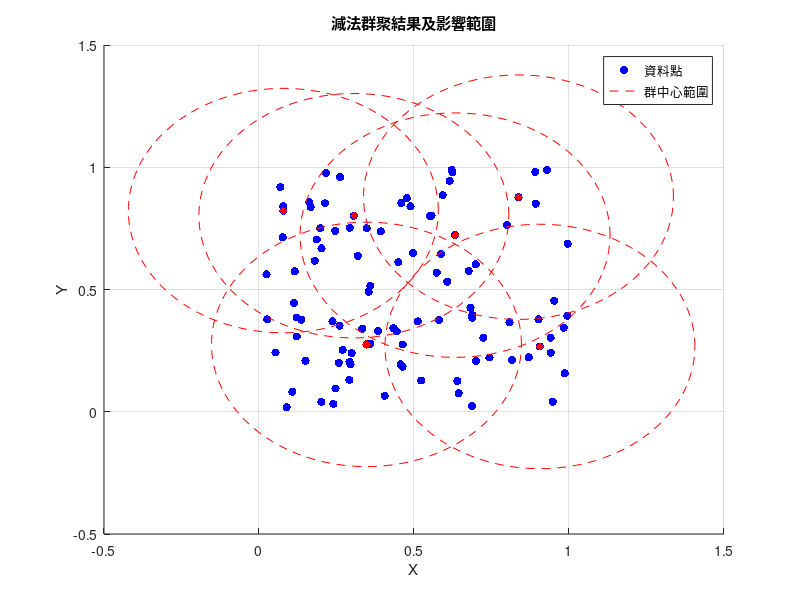

MATLAB code for this plot:
% 隨機生成 100 x 2 的 dataset
data = rand(100, 2);

% 設定參數
ra = 0.5;  % 決定密度影響範圍的參數
rb = 1.5 * ra;  % 決定密度降低的範圍
eps = 0.1;  % 收斂條件，密度閾值

% 計算每個點的初始資料密度
num_points = size(data, 1);
density = zeros(num_points, 1);
for i = 1:num_points
    diff = data - data(i, :);
    dist_sq = sum(diff.^2, 2);
    density(i) = sum(exp(-dist_sq / ((ra/2)^2)));
end

% 開始減法群聚
cluster_centers = []; % 用來儲存群中心
while true
    % 找到最大密度的點，作為群中心
    [max_density, idx] = max(density);
    if max_density < eps
        break; % 如果密度低於閾值，停止迴圈
    end
    cluster_centers = [cluster_centers; data(idx, :)];
    
    % 修改資料密度度量
    for i = 1:num_points
        diff = data(i, :) - data(idx, :);
        dist_sq = sum(diff.^2);
        density(i) = density(i) - max_density * exp(-dist_sq / ((rb/2)^2));
    end
end

% 繪製結果
figure;
hold on;

% 繪製資料點
scatter(data(:, 1), data(:, 2), 'b', 'filled'); % 原始數據點

% 繪製群中心和其影響範圍
theta = linspace(0, 2*pi, 100); % 用於畫圓
for i = 1:size(cluster_centers, 1)
    % 圓的坐標
    x_circle = cluster_centers(i, 1) + ra * cos(theta);
    y_circle = cluster_centers(i, 2) + ra * sin(theta);
    
    % 繪製圓
    plot(x_circle, y_circle, 'r--'); % 用虛線表示範圍
end

% 繪製群中心
scatter(cluster_centers(:, 1), cluster_centers(:, 2), 'r', 'filled', 'd'); % 群中心

% 設定圖例和標籤
legend('資料點', '群中心範圍');
xlabel('X');
ylabel('Y');
title('減法群聚結果及影響範圍');
grid on;
hold off;


